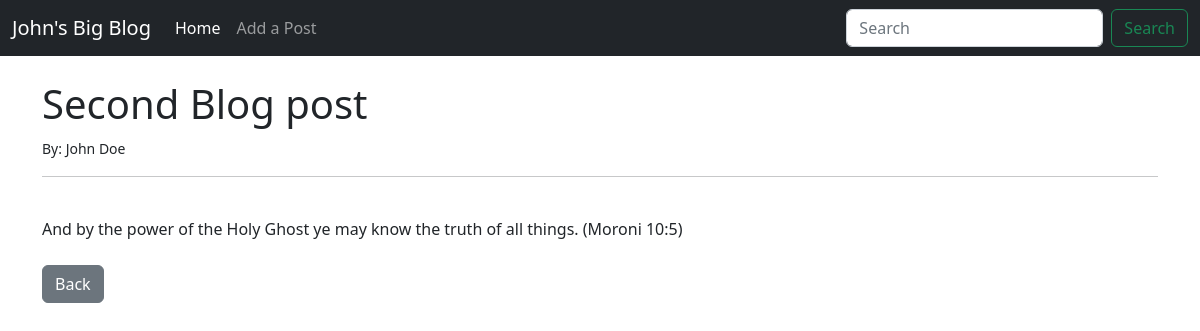
The app's page /article/2 with its own data.
### theblog/models.py (models this page shows, shortened)
class Post(models.Model):
    title = models.CharField(max_length=255)
    title_tag = models.CharField(max_length=255, default="John's Big Blog")
    author = models.ForeignKey(User, on_delete=models.CASCADE)
    npdy = models.TextField()

### theblog/views.py (the view)
# urls.py: path('article/<int:pk>',ArticleDetailView.as_view(), name='article-detail'),
class ArticleDetailView(DetailView):
    model = Post
    template_name = 'article_details.html'

### theblog/templates/article_details.html (shortened to what this page needs)
{% extends 'base.html' %}
{% block content %}
<h1>{{ post.title }}</h1>
<small>By: {{ post.author.first_name }}
{{ post.author.last_name }}
</small><br/>
<hr>
<br/>
{{ post.npdy }}
<br/><br/>
<a href="{% url 'home' %}" class="btn btn-secondary"> Back</a>
{% endblock %}

### records on screen
Post: title "Second Blog post", author.first_name "John", author.last_name "Doe", npdy "And by the power of the Holy Ghost ye may know the truth of all things. (Moroni 10:5)"
